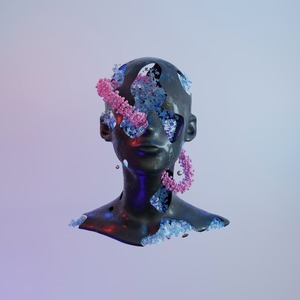
#> input picture data/sculpture_image.jpg, 300 x 300 px
$ python histogram.py
#> lines starting #> are read from the running program, lines starting #| are printed output that depends on the picture; long printed decimals are rounded
import matplotlib.pyplot as plt
import cv2
import numpy as np
from pathlib import Path
import os

def plot_histogram(image):
    # plt.hist(image.ravel(), bins=256, range=(0, 255), fc='k', ec='k')
    plt.show()
    print(image.max())
    vals = [0] * 256
    for i in range(image.shape[0]-3):
        for j in range(image.shape[1]-3):
            if image[i][j] > 255 or image[i][j] < 0:
                continue
            vals[image[i][j]] = vals[image[i][j]] + 1

    # plot histogram with 255 bins
    plt.plot(vals)
    plt.show()

    return vals

test_image = cv2.imread('../data/sculpture_image.jpg')
#> test_image is the input picture: shape (300, 300, 3); mean B, G, R 190.4, 165.9, 163
test_image = cv2.cvtColor(test_image, cv2.COLOR_RGB2GRAY)
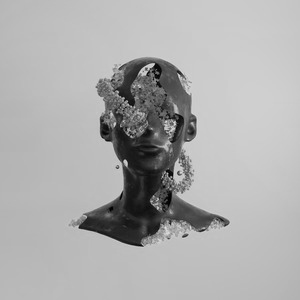
#> test_image: shape (300, 300); min 1, max 227, mean 172.9

print(test_image.shape)
#| (300, 300)

cv2.imshow('source image', test_image)
hist = plot_histogram(test_image)
#| 227
#> after the loop in plot_histogram, `for i in range(image.shape[0]-3):`: vals = 256 values, max 5314 at index 187, min 0 at index 0, mean 344.6
#> in plot_histogram, `plt.show()`:
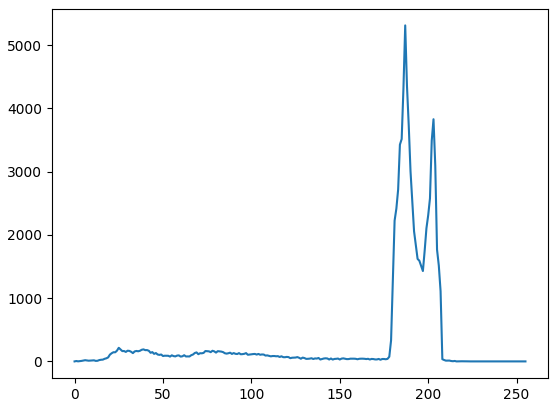
#> figure drawn by matplotlib, 1 panel; curve peaks at x = 187, y = 5314
#> hist has the same summary as vals in plot_histogram

print("R = ", 1 - (1 / (1 + np.var(hist))))
#| R =  1
temp = []
for i in range(len(hist)):
    if hist[i]  != 0:
        temp.append(hist[i])
#> after the loop, temp = 222 values, max 5314 at index 186, min 1 at index 1, mean 397.3

print('R without bg = ', 1 - (1 / (1 + np.var(temp))))
#| R without bg =  1
